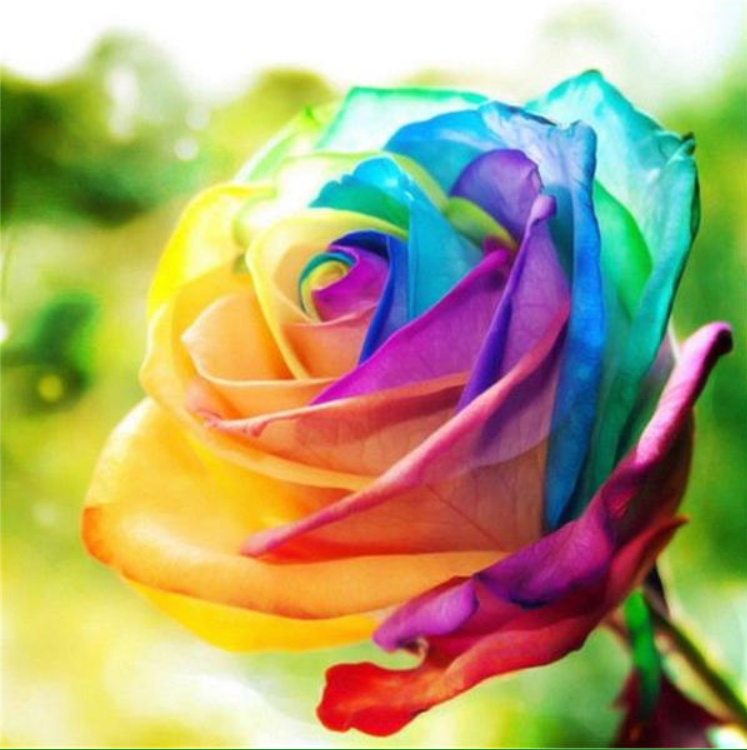
#> input picture PycharmProjects/PrelucrareaImaginilor/F.png, 747 x 750 px, given in place of Flower.jpg, which was not available
$ python tema5.py
#> lines starting #> are read from the running program, lines starting #| are printed output that depends on the picture; after the words box and inside, x2 and y2 are one past the last pixel; in counts of white or black regions, pixels touching at a corner belong together; pictures that were not available may be replaced by others from this repository, and a replacement may not be noted
import cv2
import numpy as np
import matplotlib.pyplot as plt
import os


image_path = r"C:\Users\User1\Desktop\Flower.jpg"

img = cv2.imread(image_path, cv2.IMREAD_GRAYSCALE)
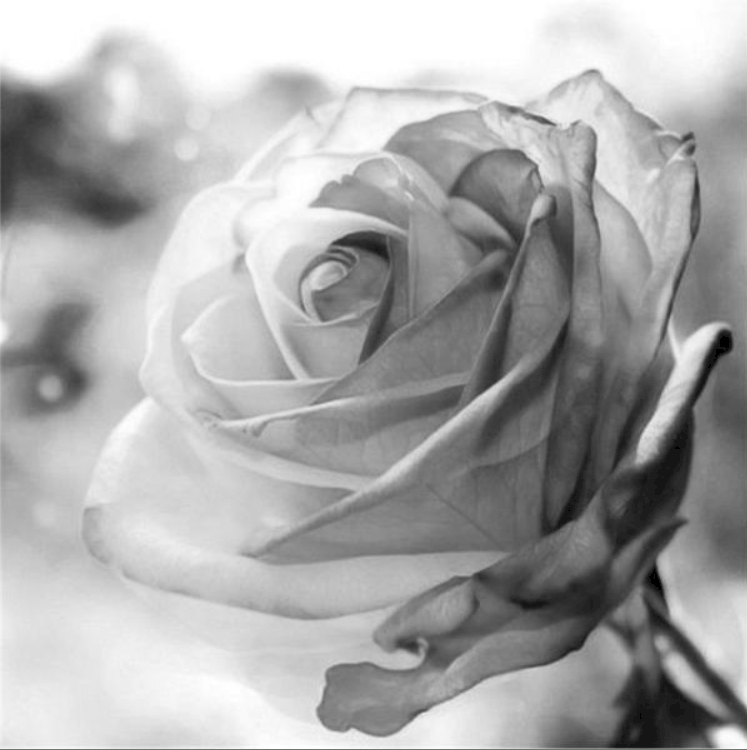
#> img: shape (750, 747); min 0, max 255, mean 170.6
if img is None:
    raise FileNotFoundError("Imaginea nu a fost găsită la calea specificată.")


_, binary = cv2.threshold(img, 127, 255, cv2.THRESH_BINARY_INV)
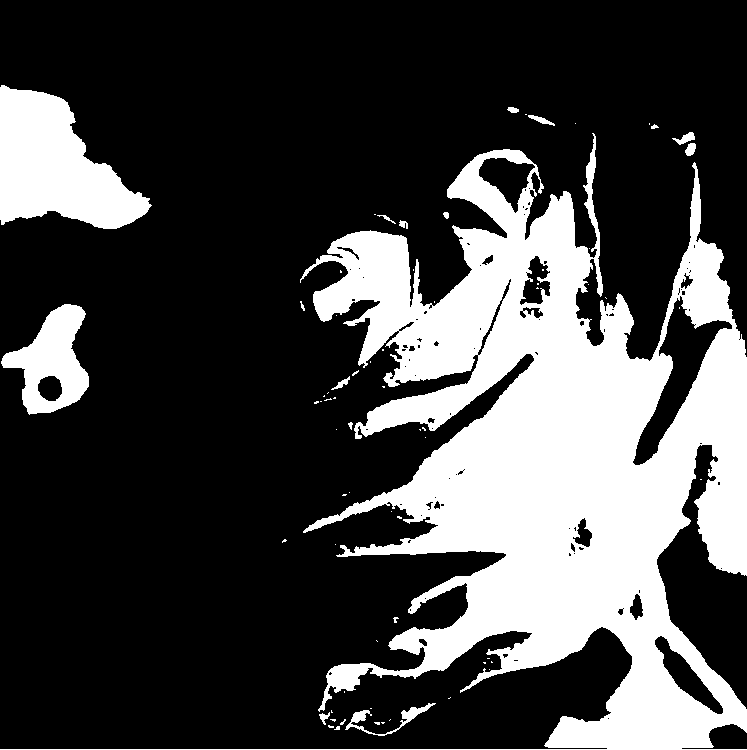
#> binary: shape (750, 747); 27.4% white; 69 white regions (52 under 20 px), largest, box (x1, y1, x2, y2) and area: (0, 133, 747, 750) 133597, (0, 85, 152, 229) 13056, (1, 304, 89, 415) 5064

kernel = np.ones((3, 3), np.uint8)
binary = cv2.morphologyEx(binary, cv2.MORPH_OPEN, kernel, iterations=1)
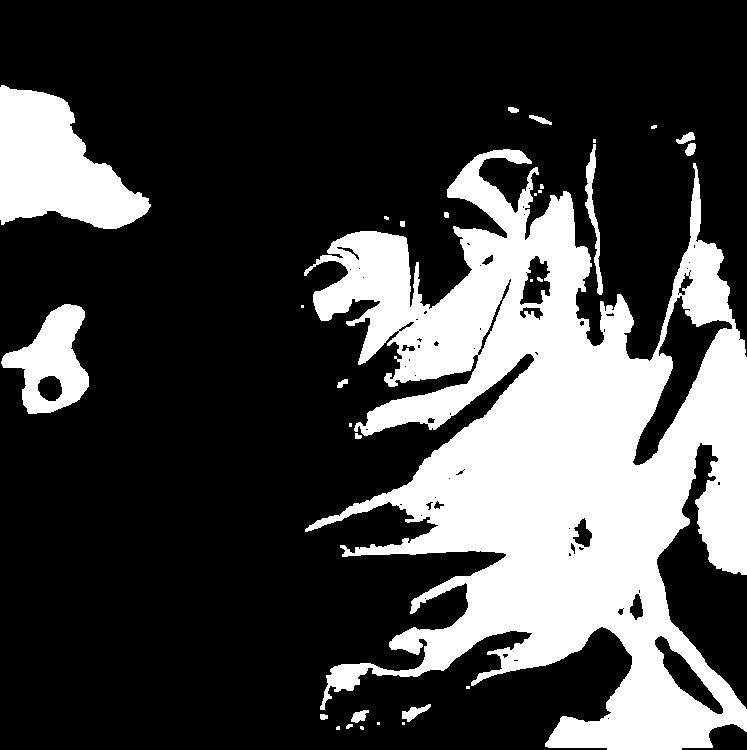
#> binary: shape (750, 747); 27% white; 31 white regions (13 under 20 px)


contours, _ = cv2.findContours(binary, cv2.RETR_EXTERNAL, cv2.CHAIN_APPROX_NONE)
#> contours = 29 contours, 16 with area under 20; largest, box (x1, y1, x2, y2) and area: (304, 149, 747, 750) 137175, (0, 85, 151, 229) 12792, (1, 304, 89, 414) 5370, (585, 144, 603, 295) 662, (402, 704, 431, 722) 188
if not contours:
    raise ValueError("Nu a fost detectat niciun obiect.")

contour = max(contours, key=cv2.contourArea)
#> contour = contour of 5608 points, box (x1, y1, x2, y2) (304, 149, 747, 750), area 137175

#
freeman_directions = {
    (1, 0): 0,
    (1, -1): 1,
    (0, -1): 2,
    (-1, -1): 3,
    (-1, 0): 4,
    (-1, 1): 5,
    (0, 1): 6,
    (1, 1): 7
}

chain_code = []
for i in range(1, len(contour)):
    x_prev, y_prev = contour[i - 1][0]
    x_curr, y_curr = contour[i][0]
    dx, dy = x_curr - x_prev, y_curr - y_prev
    d = freeman_directions.get((dx, dy))
    if d is not None:
        chain_code.append(d)
#> this loop made 5607 passes
#> (x_prev, y_prev, x_curr, y_curr, dx, dy, d) on passes 1 to 3: (503, 149, 502, 150, -1, 1, 5), (502, 150, 501, 150, -1, 0, 4), (501, 150, 500, 150, -1, 0, 4)

print("Lungime cod înlănțuit:", len(chain_code))
#| Lungime cod înlănțuit: 5607
print("Primele 50 valori:", chain_code[:50])
#| Primele 50 valori: [5, 4, 4, 4, 4, 4, 4, 4, 4, 4, 5, 4, 4, 5, 4, 4, 5, 4, 4, 4, 5, 4, 4, 4, 5, 4, 5, 5, 4, 6, 5, 5, 5, 4, 6, 5, 4, 5, 5, 5, 5, 5, 5, 6, 5, 5, 6, 5, 5, 5]


vis = cv2.cvtColor(img, cv2.COLOR_GRAY2BGR)
cv2.drawContours(vis, [contour], -1, (0, 0, 255), 2)
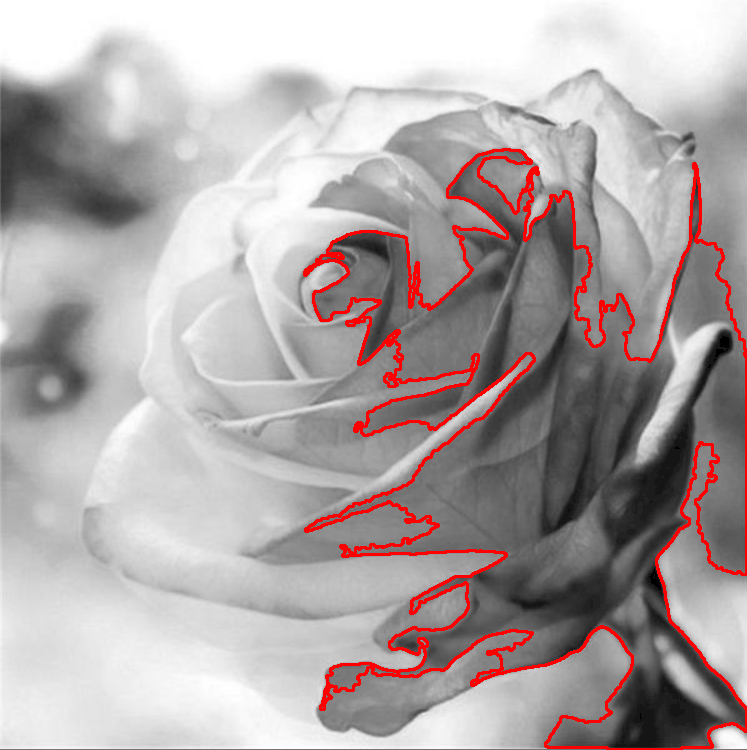
#> vis: shape (750, 747, 3); mean B, G, R 166.3, 166.3, 175.3

# Folderul unde se află fișierul .py
script_dir = os.path.dirname(os.path.abspath(__file__))

output_path = os.path.join(script_dir, "contur_obiect.png")

# Salvare imagine
cv2.imwrite(output_path, vis)

print(f"Imaginea cu contur a fost salvată la:\n{output_path}")


plt.figure(figsize=(6, 6))
plt.imshow(vis[..., ::-1])
plt.title("Conturul obiectului (salvat)")
plt.axis("off")
plt.show()

plt.figure(figsize=(6, 6))
plt.imshow(binary, cmap="gray")
plt.title("Imagine binară folosită")
plt.axis("off")
plt.show()
